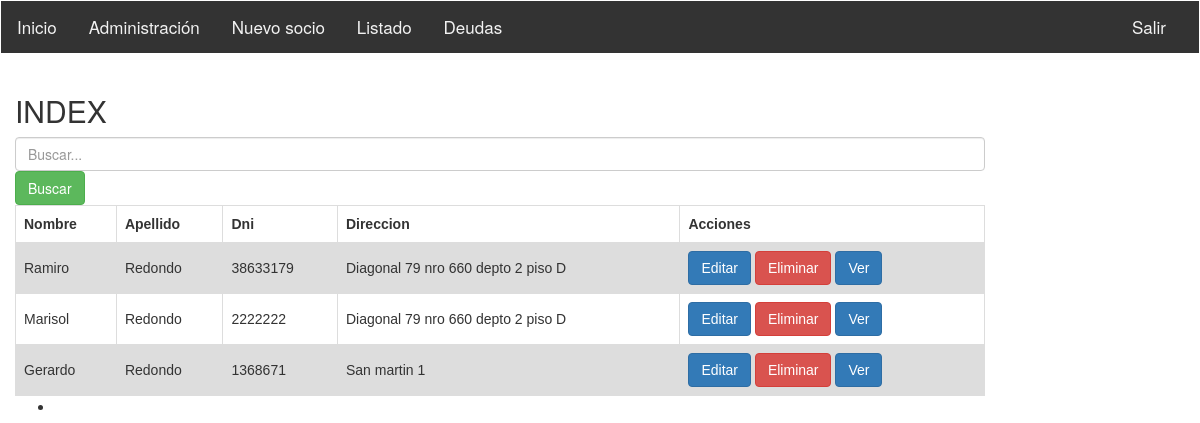
Page /index/ (signed in) on the earlier database version.
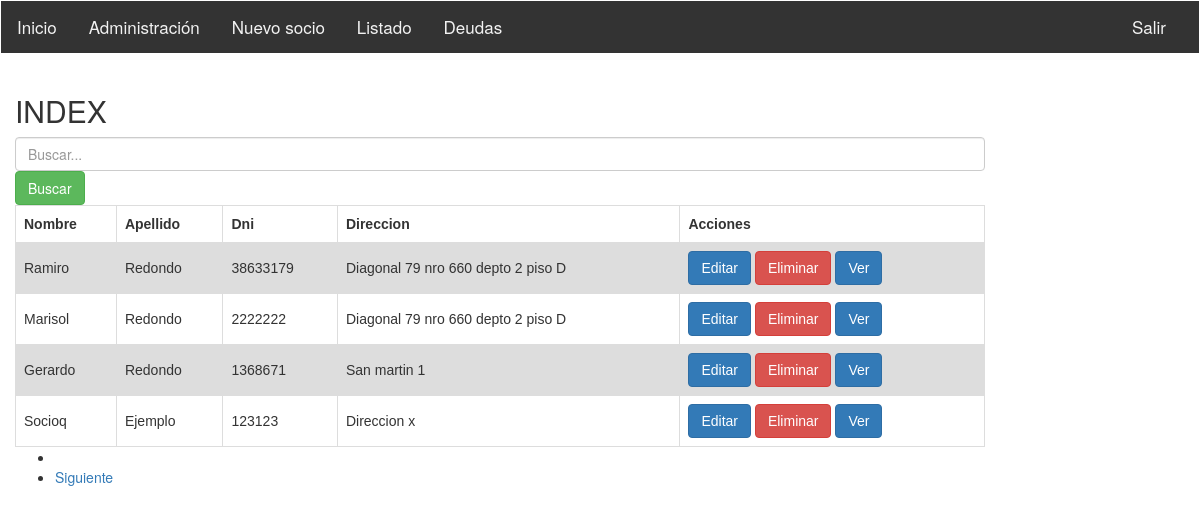
Same page on the later database version.
### sistemasocioscap/models.py (models this page shows)
class Socio (models.Model):
	dni = models.IntegerField ()
	nombre = models.CharField(max_length= 200, help_text="Ingrese el nombre del usuario")
	apellido = models.CharField (max_length = 200)
	fecha_nacimiento = models.DateField(null = True, blank=True)
	nrosocio = models.IntegerField ()
	direccion = models.CharField (max_length = 200)
	mail = models.EmailField(max_length=254, null=True)
	cbu = models.IntegerField (null=True)
	dar_baja = models.CharField(max_length=32,choices=[('si', 'Si'),('no', 'No')], default="",null = True, blank=True)
	registro = models.OneToOneField(RegistroPagos, on_delete=models.SET_NULL, null = True, blank=True)
  	def get_absolute_url(self):
    		return reverse ('socio-detail', args=[str(self.id)])

### sistemasocioscap/views.py (the view)
class IndexListView(ListView):
    model = Socio
    template_name = 'index.html'
    paginate_by = 4
    def get_queryset(self):
        queryset = self.request.GET.get("buscarindex")
        socios = Socio.objects.all()
        if queryset:
            socios = Socio.objects.filter(
                Q(nombre__icontains = queryset) |
                Q(apellido__icontains = queryset)
        ).distinct()
        return socios

### sistemasocioscap/templates/index.html (shortened to what this page needs)
{% extends "base_generic.html" %}
{% block content %}
<h2>INDEX</h2>
<form method="get">
  <input type="text" class="form-control" placeholder="Buscar..." name="buscarindex" value="{{ request.get.buscar }}">
  <button type="submit" class="btn btn-success">Buscar</button>
</form>
<table class="tablasocios" style="">
  {% if object_list %}
  <tr>
    <th scope="row">Nombre</th>
    <th>Apellido</th>
    <th>Dni </th>
    <th>Direccion</th>
    <th>Acciones</th>
  </tr>
  {% for socio in object_list %}
  <tr>
    <td>{{socio.nombre}}</td>
    <td>{{socio.apellido}}</td>
    <td>{{socio.dni}}</td>
    <td>{{socio.direccion}}</td>
    <td>
    	<a class="btn btn-primary" href="{% url 'socio_editar' socio.id %}">Editar</a>
      <a class="btn btn-danger" href="{% url 'socio_eliminar' socio.id %}">Eliminar</a>
      <a class="btn btn-primary" href="{% url 'socio_detail' socio.id %}">Ver</a>
    </td>
  </tr>
  {% endfor %}
  {% else %}
  <h4>No exisen registros de socios</h4>
  {% endif %}
</table>
<ul class="pagiantion">
    <li>
    </li>
    <li>
        {% if page_obj.has_next %}
        <a href="?page={{ page_obj.next_page_number }}">Siguiente</a>
        {% endif %}
    </li>
</ul>
{% endblock %}
{% load static %}

Differences in the rows shown:
added Socio: nombre "Socioq", apellido "Ejemplo", dni "123123", direccion "Direccion x"
Other differences:
text now shown: "Siguiente"
